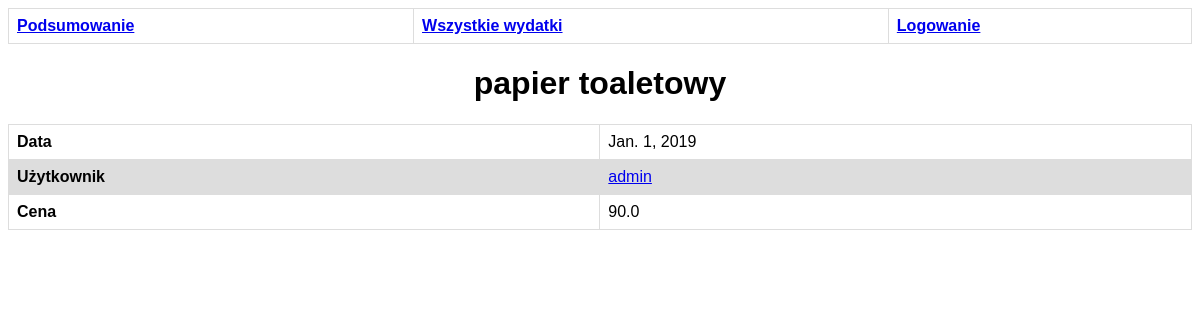
The page /expense/12/ on the database its author committed.
### rozliczenie/models.py (models this page shows, shortened)
class Expense(models.Model):
    description = models.CharField(max_length=200)
    price = models.FloatField()
    pub_date = models.DateField()
    user_id = models.ForeignKey(User, on_delete=models.CASCADE)

### rozliczenie/views.py (the view)
# urls.py: path('expense/<int:expense_id>/', views.expense_detail, name='expense_detail'),
def expense_detail(request, expense_id):
    expense = get_object_or_404(Expense, pk=expense_id)
    return render(request, 'expense_detail.html', {'expense': expense})

### rozliczenie/templates/expense_detail.html
{% extends 'base.html' %}
{% load static %}
{% block content %}
<h1>{{expense.description}}</h1>
<table>
    <tr>
        <th>Data</th>
        <td>{{expense.pub_date}}</td>
    </tr>
    <tr>
        <th>Użytkownik</th>
        <td><a href="/user/{{expense.user_id}}">{{expense.user_id}}</a></td>
    </tr>
    <tr>
        <th>Cena</th>
        <td>{{expense.price}}</td>
    </tr>
</table>
{% endblock %}

### rozliczenie/static/style.css (style rules this page uses)
table { font-family: arial, sans-serif; border-collapse: collapse; width: 100%; }
td, th { border: 1px solid #dddddd; text-align: left; padding: 8px; }
tr:nth-child(even) { background-color: #dddddd; }
h1 { text-align: center; font-family: arial; }

### rows shown on the page
Expense: description "papier toaletowy", pub_date "Jan. 1, 2019", user_id "admin", price "90.0"
